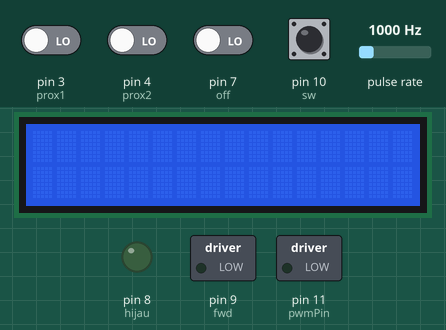
The sketch below on a simulated Arduino Uno, built with avr-gcc and run on an emulated ATmega328P. Parts: 16×2 character LCD, switched loads named in the sketch (green lamp = pin HIGH), output pins drawn as LEDs (lit = HIGH). Wiring (inferred from the names in the program): pulse sensor: data pin 2. The inputs (shaded band) are chosen by the test bench; at power-on: pin 3 (prox1), pin 4 (prox2), pin 7 (off), pin 10 (sw) LOW, pulse rate 1000 Hz.

Above: at 1.2 s.
1.3 s: pin 10 (sw) pulled HIGH for 3.2 s
At 3.2 s:
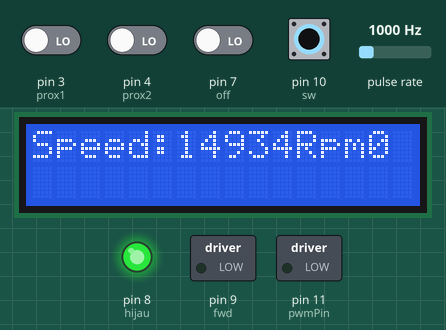
6.0 s: pin 10 (sw) pulled HIGH for 0.15 s
At 6.7 s:
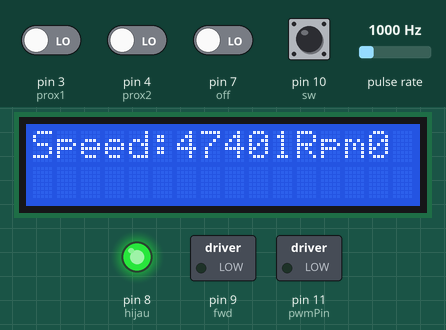
7.6 s: pin 7 (off) driven HIGH
At 8.4 s:
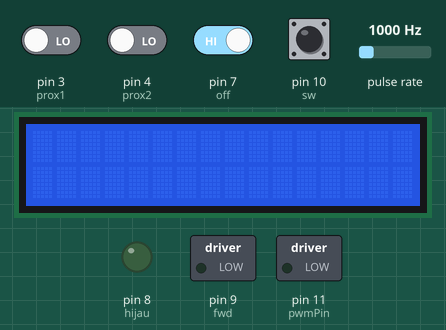
9.1 s: pin 3 (prox1) driven HIGH and pin 10 (sw) driven HIGH
At 10.7 s:
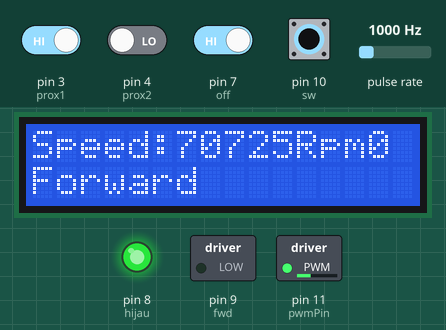
12.1 s: pin 10 (sw) driven LOW
At 14.9 s:
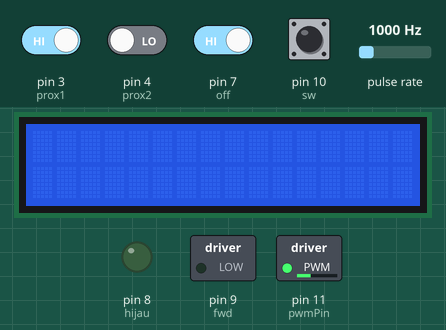
15.1 s: pin 10 (sw) driven HIGH
At 16.4 s:
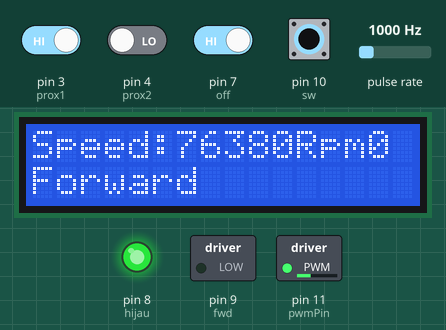
Timing chart, 0 to 17.8 s (numbered marks = the images above; inputs shaded):
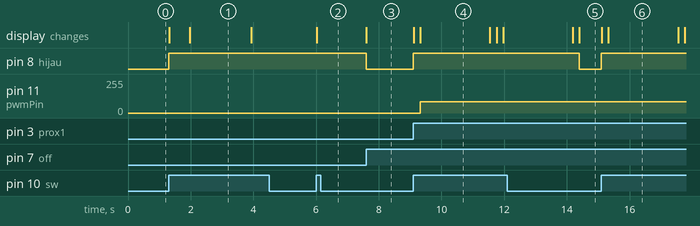

Measured:
- after the input at 1.3 s, pin 8 (hijau): LOW → HIGH at once; the display: first changes at once (image 1 shows a later state)
- after the input at 6.0 s, the display: changes at once (image 2)
- after the input at 7.6 s, pin 8 (hijau): HIGH → LOW at once; the display: changes at once (image 3)
- after the input at 9.1 s, pin 8 (hijau): LOW → HIGH at once; pin 11 (pwmPin): 0/255 → 85/255 after 0.23 s; the display: first changes at once (image 4 shows a later state)
- after the input at 12.1 s, pin 8 (hijau): HIGH → LOW after 2.3 s; the display: first differs from a run without the input after 2.3 s (image 5)
- after the input at 15.1 s, pin 8 (hijau): LOW → HIGH at once; the display: first changes at once (image 6 shows a later state)
- what the display in image 1 shows lasts 1.9 s, from 2.0 s to 3.9 s

The sketch:

coding_dari_azhar.ino
```cpp
#include <LiquidCrystal_I2C.h>
LiquidCrystal_I2C lcd(0x27, 16, 2);

#define prox1 3 //kanan searah jarum jam
#define prox2 4 //kiri  kebalikan
#define sw 10
#define hijau 8
#define fwd 9
#define off 7
const int pwmPin = 11;  // Pin PWM pada Arduino Uno
const int rpmTarget = 1000;  // Kecepatan target dalam RPM

const int sensorPin = 2;  // Pin digital yang terhubung ke output sensor
volatile unsigned long count = 0;  // Variabel untuk menyimpan jumlah putaran
const float jarakAntarGigi = 2.0;  // Jarak antara setiap gigi dalam sentimeter

void setup() {

  lcd.init();
  lcd.backlight();
  pinMode(prox1,INPUT);
  pinMode(prox2,INPUT);
  pinMode(off,INPUT);

  pinMode(pwmPin, OUTPUT);
  analogWrite(pwmPin, 0);  // Inisialisasi PWM dengan duty cycle 0

  pinMode(sw,INPUT);
  pinMode(hijau,OUTPUT);
  pinMode(fwd,OUTPUT);

  pinMode(sensorPin, INPUT);
  attachInterrupt(digitalPinToInterrupt(sensorPin), countPulse, RISING);
  //Serial.begin(9600);


}

void loop() {


        while (true) {

        if (digitalRead(sw) == HIGH) {
            digitalWrite(hijau, HIGH);
            kondisi();
            //delay (200);
        }

        if (digitalRead(off) == HIGH){
            digitalWrite(hijau, LOW);
            lcd.clear();
        }

    }

}

void countPulse() {
    // Fungsi ini akan dipanggil setiap kali sensor mendeteksi putaran
    count++;
  }

void setMotorSpeed(int targetRPM) {
  // Konversi RPM ke nilai PWM
  int pwmValue = map(targetRPM, 0, 3000, 0, 255);  // Sesuaikan dengan karakteristik motor dan PWM

  // Atur PWM
  analogWrite(pwmPin, pwmValue);

  // Tampilkan informasi ke Serial Monitor
  //Serial.print("Target RPM: ");
  //Serial.print(targetRPM);
  //Serial.print(", PWM Value: ");
 // Serial.println(pwmValue);
}

  void kondisi(){
    detachInterrupt(digitalPinToInterrupt(sensorPin));  // Matikan interrupt sementara
    unsigned long pulseCount = count;  // Baca jumlah putaran
    count = 0;  // Reset jumlah putaran
    attachInterrupt(digitalPinToInterrupt(sensorPin), countPulse, RISING);  // Aktifkan interrupt kembali

    // Hitung kecepatan dalam sentimeter per detik
    float jarakPerputaran = jarakAntarGigi * 114;  // Total jarak dalam sentimeter per putaran
    float speed = (pulseCount * jarakPerputaran) / 1.0;  // Kecepatan dalam sentimeter per detik
    lcd.setCursor(0,0);
    lcd.print("Speed:");
    lcd.print(speed);
    lcd.setCursor(11,0);
    lcd.print("Rpm");

    //lcd.clear();
    delay(200);


    int p1 = digitalRead(prox1);
    int p2 = digitalRead(prox2);

    if (p1 == HIGH && p2 == LOW ){
    lcd.setCursor(0,1);
    lcd.print("Forward");
    digitalWrite(fwd, LOW);
    setMotorSpeed(rpmTarget);
    delay(2000);
    //setMotorSpeed(0);
    }else {
    lcd.setCursor(0,1);
    lcd.print("                   ");
    }

    delay(200);

    if (p1 == LOW && p2 == HIGH ){
    lcd.setCursor(0,1);
    lcd.print("Reverse");
    digitalWrite(fwd, HIGH);
    setMotorSpeed(rpmTarget);
    delay(2000);
    //setMotorSpeed(0);
    }else {
    lcd.setCursor(0,1);
    lcd.print("                   ");

    }
    delay(200);


}
```
